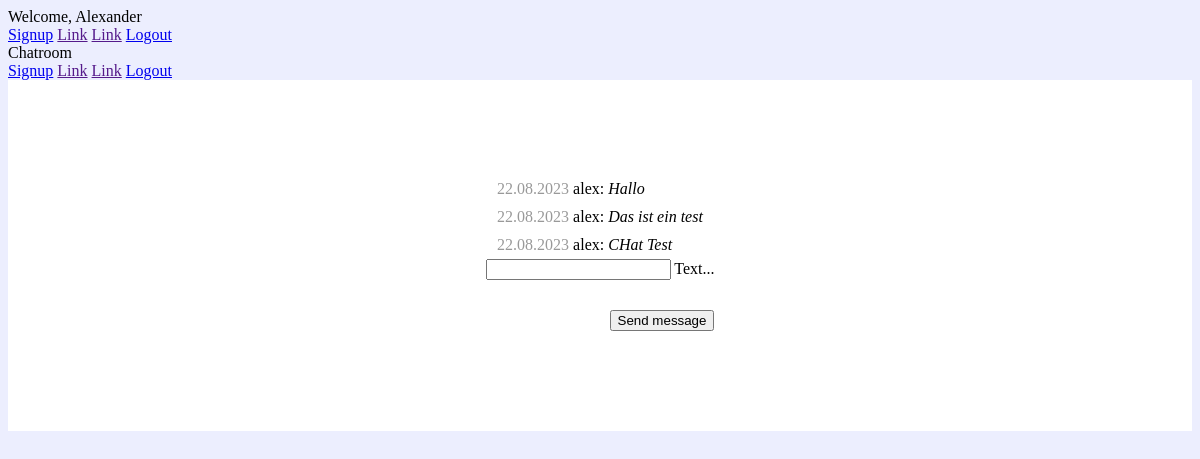
Page /chat/ (signed in) on the earlier database version.
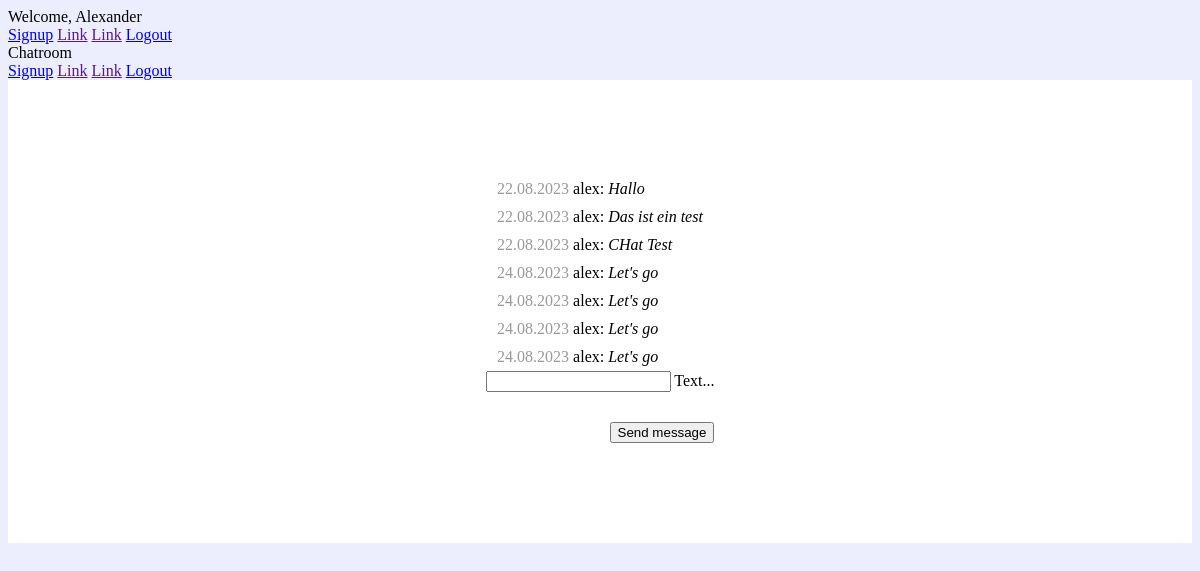
Same page on the later database version.
### chat/models.py (models this page shows)
class Message(models.Model):
    text = models.CharField(max_length=500)
    created_at = models.DateField(default=datetime.today)
    chat = models.ForeignKey(Chat, on_delete=models.CASCADE, related_name='chat_message_set', default=None, blank=True, null=True)
    author = models.ForeignKey(settings.AUTH_USER_MODEL, on_delete=models.CASCADE, related_name='author_message_set')
    receiver = models.ForeignKey(settings.AUTH_USER_MODEL, on_delete=models.CASCADE, related_name='receiver_message_set')

### chat/views.py (the view)
# urls.py: path('chat/', index, name='chat'),
@login_required(login_url='/login/')
def index(request):
    if request.method == 'POST':
        myChat = Chat.objects.get(id=1)
        new_Message = Message.objects.create(text=request.POST['textmessage'], chat=myChat, author=request.user, receiver=request.user)
        serialized_obj = serializers.serialize('json', [ new_Message, ])
        return JsonResponse(serialized_obj[1:-1], safe=False)
    chatMessages = Message.objects.filter(chat__id=1)
    return render(request, 'chat/index.html', {'messages' : chatMessages})

### chat/templates/chat/index.html (shortened to what this page needs)
{% extends 'base.html' %}
{% block content %}
  {% if request.user.is_authenticated %}
    <div id="messageContainer">
      {% for message in messages %}
        <div>
          <span class="colorGrey">{{ message.created_at|date:'d.m.Y' }}</span>
          <span class="senderName">{{ message.author.username }}:</span>
          <i>{{ message.text }}</i>
        </div>
      {% endfor %}
    </div>
    <form onsubmit="sendMessage(); return false" method="post">
      <div class="mdl-textfield mdl-js-textfield mdl-textfield--floating-label">
        <input class="mdl-textfield__input" name="textmessage" type="text" id="messageField" />
        <label class="mdl-textfield__label" for="messageField">Text...</label>
      </div>
      <button class="mdl-button mdl-js-button mdl-button--raised mdl-button--colored buttonHover">Send message</button>
    </form>
  {% else %}
    <h1>Not signed-in</h1>
    <p>
      You are not signed-in! <br />
      Please click <a href="/login/">here</a>
    </p>
  {% endif %}
{% endblock %}

Differences in the rows shown:
added Message: created_at "24.08.2023", author.username "alex", text "Let's go"
added Message: created_at "24.08.2023", author.username "alex", text "Let's go"
added Message: created_at "24.08.2023", author.username "alex", text "Let's go"
added Message: created_at "24.08.2023", author.username "alex", text "Let's go"
